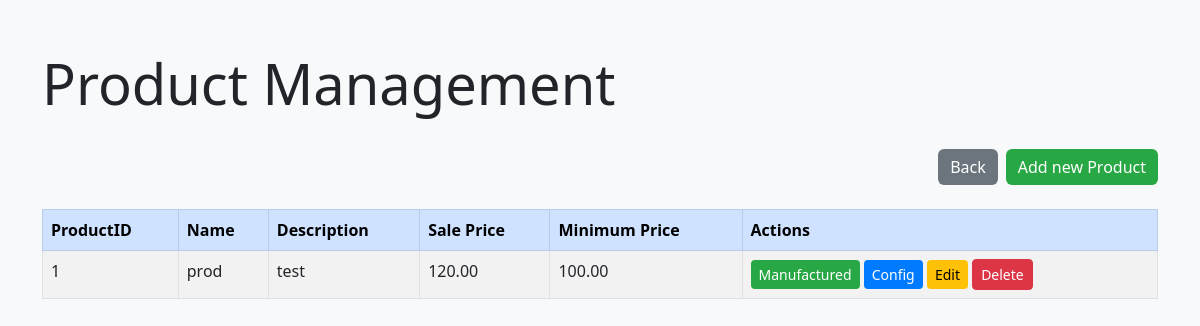
/products, run on an earlier commit of the app's database.
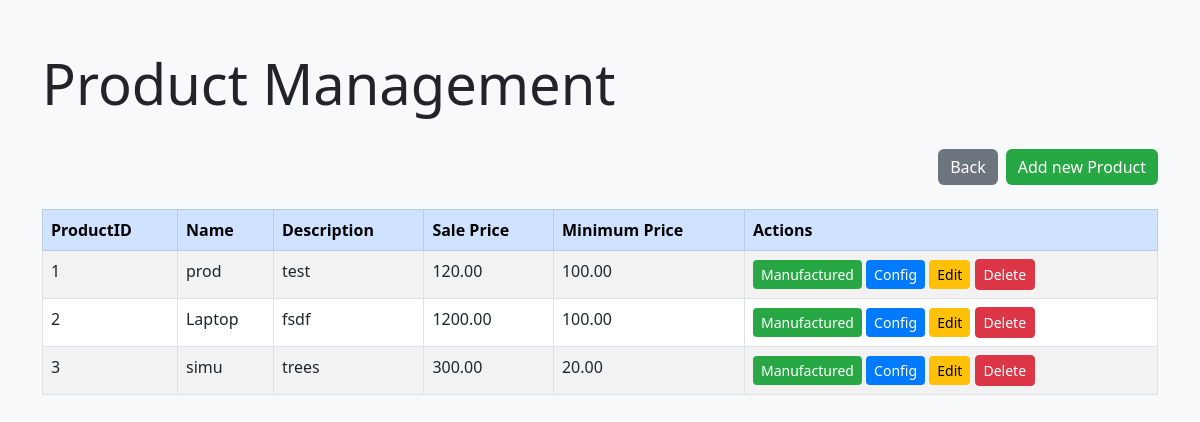
And on a later commit of the database.
### model/model.py (models this page shows, shortened)
class Product(Base):
    __tablename__ = 'products'
    product_id = Column(Integer, primary_key=True)
    name = Column(String)
    description = Column(String)
    sale_price = Column(Numeric(10, 2), nullable=False)
    minimum_price = Column(Numeric(10, 2), nullable=False)
    manufactured_items  = relationship("ManufacturedItem", back_populates="product", cascade="all, delete-orphan")
    materials = relationship("ProductMaterial", back_populates="product", cascade="all, delete-orphan")

### app.py (the view)
@app.route('/products')
def products():
    product_controller = ProductController(session)
    products = product_controller.get_all_products()
    return render_template('products.html', products=products)

### controller/controller.py (called while the page is built)
    def get_all_products(self):
        return self.session.query(Product).all()

### templates/products.html (shortened to what this page needs)
<!DOCTYPE html>
<html lang="en">
<head>
    <link href="https://cdn.jsdelivr.net/npm/bootstrap@5.3.0/dist/css/bootstrap.min.css" rel="stylesheet">
</head>
<body>
    <div class="container">
        <div class="d-flex justify-content-between align-items-center mb-4">
            <h1 class="display-4">Product Management</h1>
        </div>
        <div class="d-flex justify-content-end mb-4">
            <a href="/" class="btn btn-secondary">Back</a>
            <a href="/product/add" class="btn btn-success ms-2">Add new Product</a>
        </div>
        <div class="table-responsive">
            <table class="table table-striped table-bordered">
                <thead class="table-primary">
                    <tr>
                        <th>ProductID</th>
                        <th>Name</th>
                        <th>Description</th>
                        <th>Sale Price</th>
                        <th>Minimum Price</th>
                        <th>Actions</th>
                    </tr>
                </thead>
                <tbody>
                    {% for product in products %}
                    <tr>
                        <td>{{ product.product_id }}</td>
                        <td>{{ product.name }}</td>
                        <td>{{ product.description }}</td>
                        <td>{{ product.sale_price }}</td>
                        <td>{{ product.minimum_price }}</td>
                        <td>
                            <a href="/product/{{ product.product_id }}/manufactured" class="btn btn-success btn-sm">Manufactured</a>
                            <a href="/product/{{ product.product_id }}/config" class="btn btn-primary btn-sm">Config</a>
                            <a href="/product/{{ product.product_id }}/edit" class="btn btn-warning btn-sm">Edit</a>
                            <a href="/product/{{ product.product_id }}/delete" class="btn btn-danger btn-sm">Delete</a>
                        </td>
                    </tr>
                    {% endfor %}
                </tbody>
            </table>
        </div>
    </div>
</body>
</html>

### templates/products.html (style rules this page uses)
body { background-color: #f8f9fa; }
.container { margin-top: 50px; }
.btn-primary { background-color: #007bff; border: none; }
.btn-success { background-color: #28a745; border: none; }
.btn-warning { background-color: #ffc107; border: none; }
.btn-secondary { background-color: #6c757d; border: none; }

What changed in the data, as far as the page shows it:
added Product: product_id "2", name "Laptop", description "fsdf", sale_price "1200.00", minimum_price "100.00"
added Product: product_id "3", name "simu", description "trees", sale_price "300.00", minimum_price "20.00"
